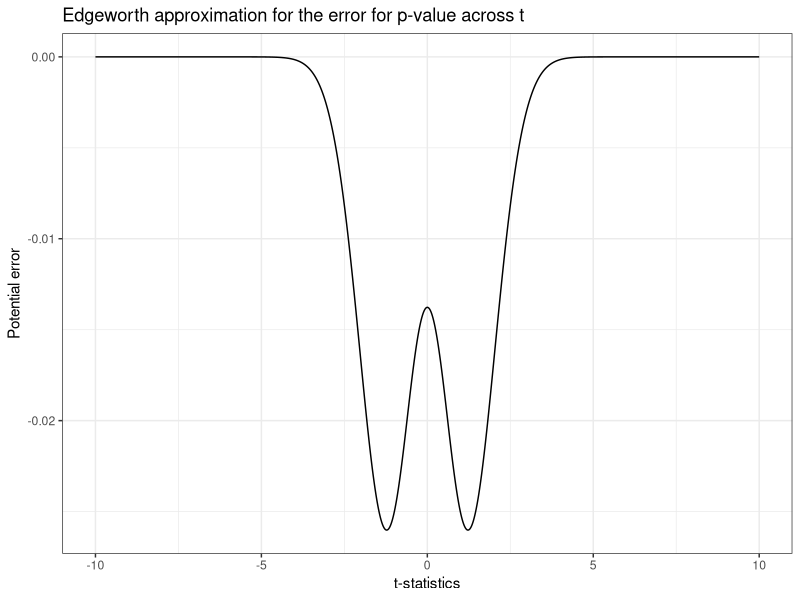

Source code (R):
################################################################################
# LAB 13 R CODE
# YULIIA HELEVERIA
# MATH 240 - SPRING 2025
################################################################################

################################################################################
# Load Libraries
################################################################################
library(tidyverse)
library(e1071)

################################################################################
# QUESTION 1
################################################################################

################################################################################
# Part a
################################################################################
#read the data file
dat.finches <- read_csv("zebrafinches.csv")
#separate further column
dat.further <- dat.finches$further

mu0 = 0
#compute t-statistics to get the t-value for the further data
t_furth <- t.test(dat.further, mu = mu0, alternative = "less")
t <- t_furth$statistic #extract t
n <- length(dat.further) #get n

#calculate skewness of data
skew <- skewness(dat.further)

#use Gaussian pdf and calculate the error
pdf.finches <- dnorm(t, mean = 0, sd = 1)
potential.error <- (skew/sqrt(n))*((2*t^2 +1)/6)*pdf.finches

################################################################################
# Part b
################################################################################
#generate a vector of t-values and compute pdf for each of them
t.vals <- seq(from = -10, to = 10, length.out = 1000)
pdf.t.vals <- dnorm(t.vals, mean = 0, sd = 1)

#calculate the error across of all t
t.potential.error <- (skew/sqrt(n))*((2*t.vals^2 +1)/6)*pdf.t.vals

#create a tibble to plot the errors for t-statistics
dat.error.plot <- tibble(t.vals, t.potential.error)

#plot the error for the t-statistics 
error.plot <- ggplot(dat.error.plot)+
  geom_line(aes(x= t.vals, y = t.potential.error))+ #plot the line for the errors
  theme_bw()+
  labs(title = "Edgeworth approximation for the error for p-value across t",
       x = "t-statistics",
       y = "Potential error")

################################################################################
# Part c
################################################################################
alpha <- 0.05
#calculate the critical value for the left-tailed test
t.crit <- qnorm(alpha, mean = 0, sd = 1)

#calculate pdf
pdf.sample <- dnorm(t.crit, mean = 0, sd = 1)

#calculate n 
n.sample <- (skew/(6*(0.10*alpha))*(2*t.crit^2+1)*pdf.sample)^2

################################################################################
# QUESTION 2
################################################################################
